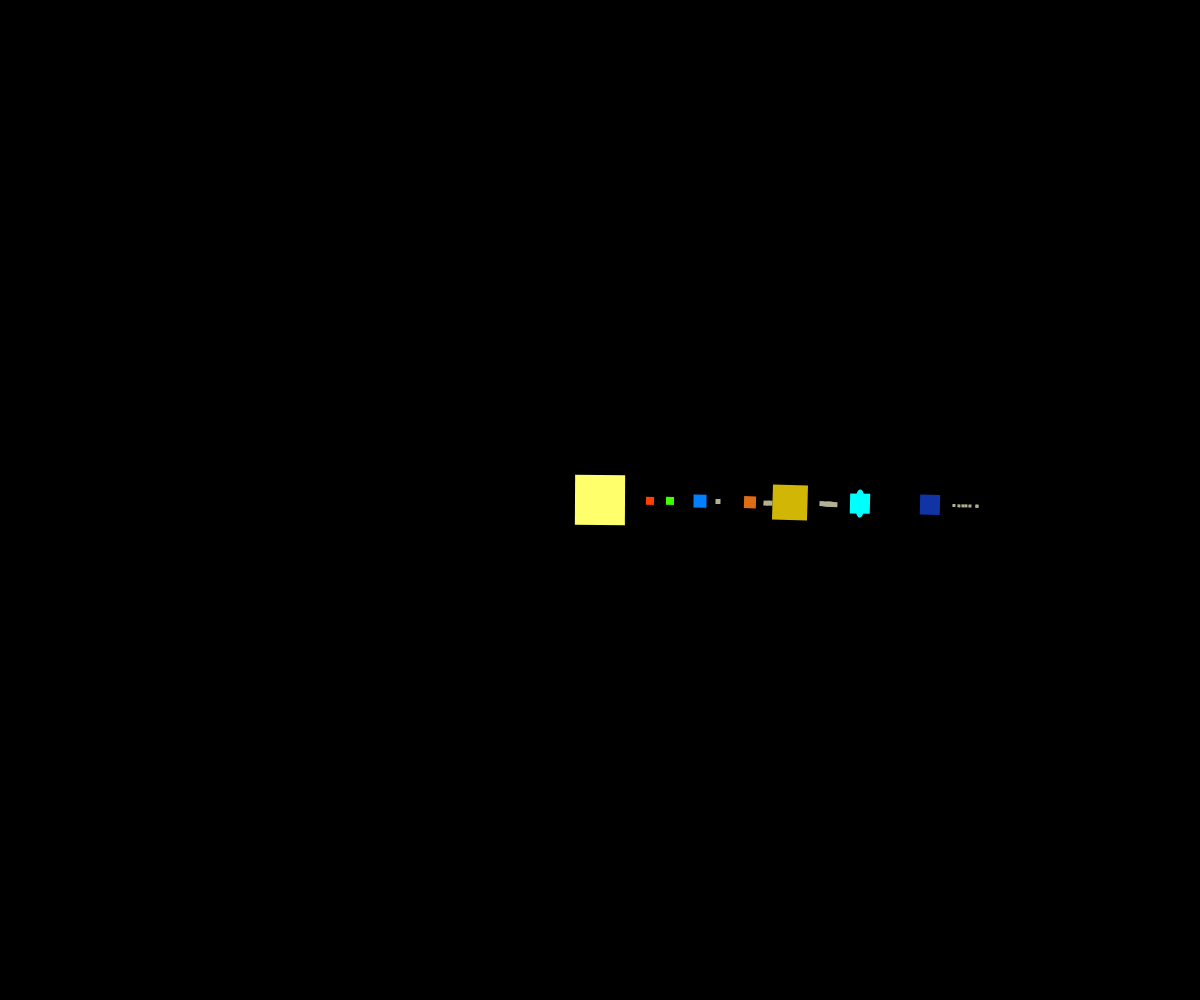
Frame 1 (no input)
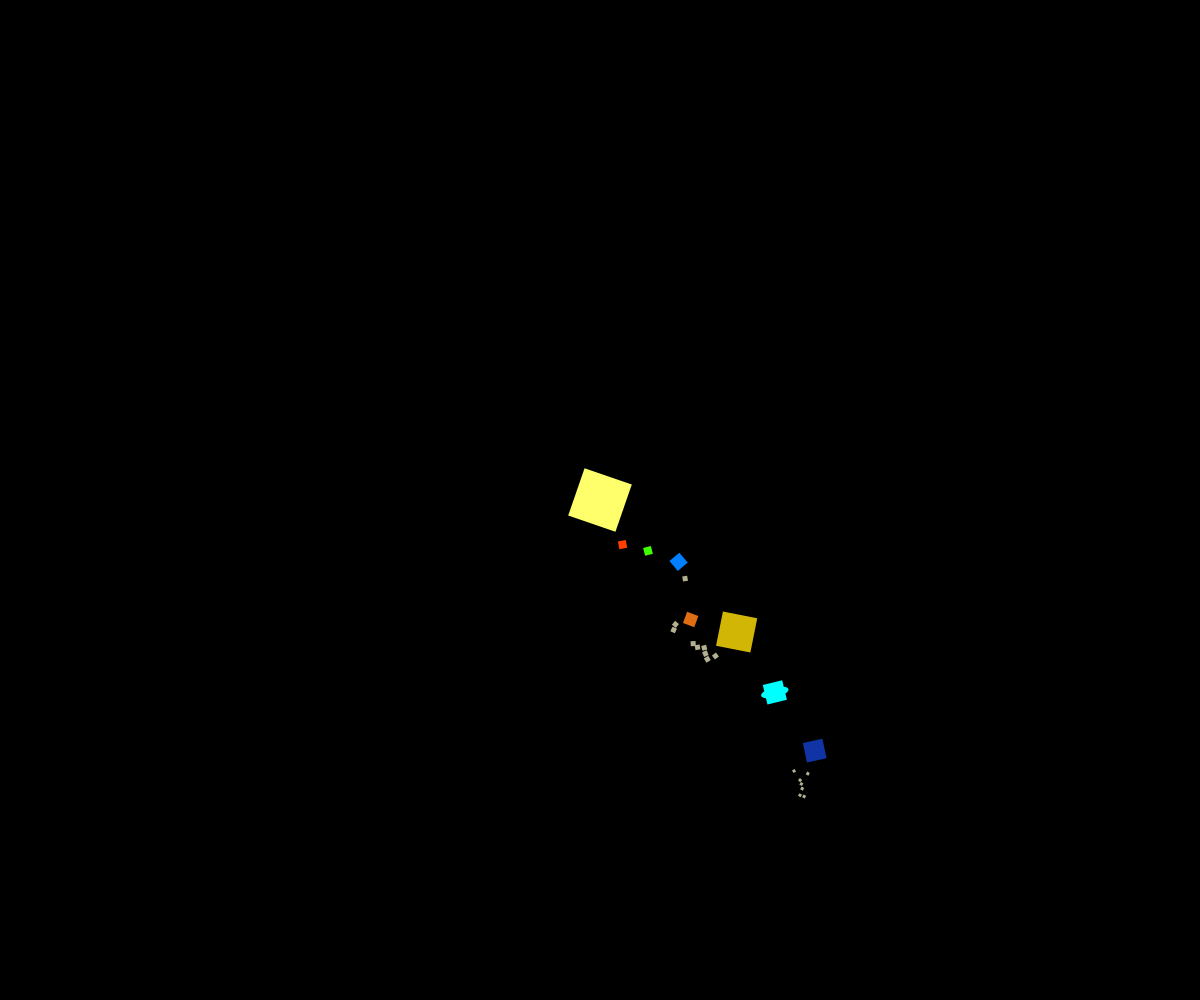
Frame 60 (no input)
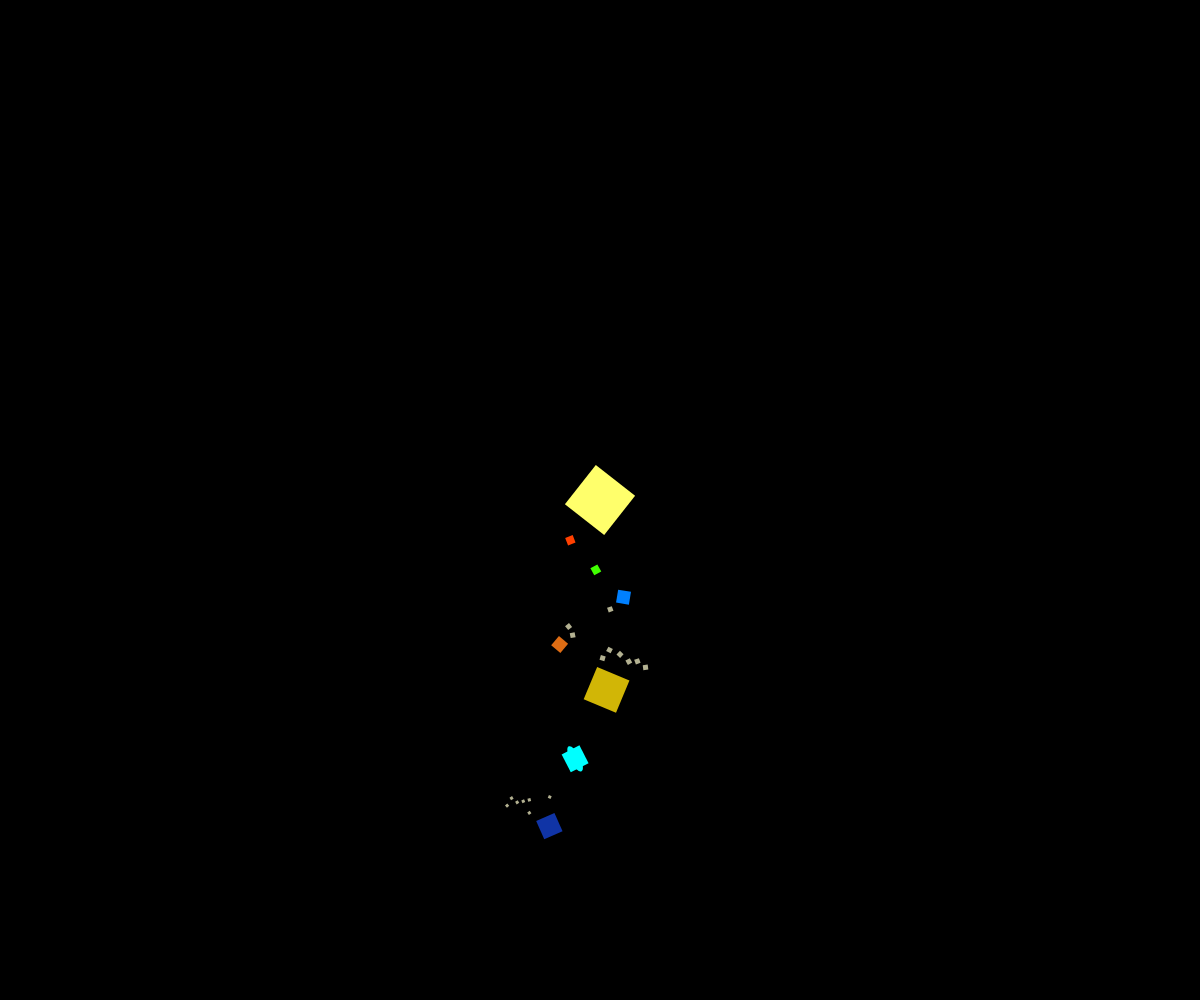
Frame 120 (the mouse pressed at the canvas centre since frame 60)

The p5.js sketch that drew these frames (run headless with seeded random() and noise() and a simulated clock; from frame 60 on, the mouse is pressed at the canvas centre):

// p5.js sketch
// ── sketch.js
function setup() {
  // put setup code here
    createCanvas(windowWidth, windowHeight);
    rectMode(CENTER); 
    
    noStroke();

}

function draw() {
  // put drawing code here
    background(0);
    //pour décaler le point de référence au milieu de l'écran
    translate(width/2, height/2);
    
    push();//rectSoleil
    rotate( millis()/3000);
    fill(255, 255, 107);
    rect(0,0,50,50);
    
     push();//rectTerre
    rotate(millis()/3000);
    translate(100,0);
    rotate(millis()/5000);
    fill(0,128,255);
    rect(0,0,13,13)
    
        push();//rectLuneTerre
        rotate(millis()/3000);
        translate(18,0);
        rotate(millis()/5000);
        fill(179, 177, 145);
        rect(0,0,5,5)
        pop();
    
     pop();
    
     
    
      push();//rectVénus
    rotate(millis()/2075);
    translate(70,0);
    rotate(millis()/2000);
    fill(64, 255, 0);
    rect(0,0,8,8);
    pop();
    
    
    push();//rectMercure
    rotate(millis()/1300);
    translate(50,0);
    rotate(millis()/3500);
    fill(255, 64, 0);
    rect(0,0,8,8);
    pop();
    
    
     push();//rectMars
    rotate(millis()/1700);
    translate(150,0);
    rotate(millis()/1000);
    fill(223, 109, 20)
    rect(0,0,12,12);
    
        push();//rectluneMars
        rotate(millis()/1500);
        translate(20,0);
        rotate(millis()/1000);
        fill(179, 177, 145)
        rect(0,0,5,5);
        pop();
    
        push();//rectluneMars
        rotate(millis()/1100);
        translate(16,0);
        rotate(millis()/1000);
        fill(179, 177, 145)
        rect(0,0,5,5);
        pop();
    
    pop();
    
    
    push();//rectJupiter
    rotate(millis()/2300);
    translate(190,0);
    rotate(millis()/1000);
    fill(209, 182, 6)
    rect(0,0,35,35);
    
    
        push();//rectLuneJupiter
        rotate(millis()/1900);
        translate(32,0);
        rotate(millis()/5000);
        fill(179, 177, 145);
        rect(0,0,5,5)
        pop();
    
        push();//rectLuneJupiter
        rotate(millis()/1085);
        translate(36,0);
        rotate(millis()/5000);
        fill(179, 177, 145);
        rect(0,0,5,5)
        pop();
    
        push();//rectLuneJupiter
        rotate(millis()/1300);
        translate(38,0);
        rotate(millis()/5000);
        fill(179, 177, 145);
        rect(0,0,5,5)
        pop();
    
        push();//rectLuneJupiter
        rotate(millis()/1600);
        translate(40,0);
        rotate(millis()/5000);
        fill(179, 177, 145);
        rect(0,0,5,5)
        pop();
    
        push();//rectLuneJupiter
        rotate(millis()/1000);
        translate(42,0);
        rotate(millis()/5000);
        fill(179, 177, 145);
        rect(0,0,5,5)
        pop();
    
        push();//rectLuneJupiter
        rotate(millis()/900);
        translate(45,0);
        rotate(millis()/5000);
        fill(179, 177, 145);
        rect(0,0,5,5)
        pop();
    
    
    pop();
        
    
     push();//rectSaturne
    rotate(millis()/2000);
    translate(260,0);
    rotate(millis()/2000);
    fill(0, 255, 255)
    rect(0,0,20,20);
    ellipse(0,0,10,28);
    pop();
    
    push();//rectNeptune
    rotate(millis()/1890);
    translate(330,0);
    rotate(millis()/2000);
    fill(16, 52, 166)
    rect(0,0,20,20);
    
        push();//rectLuneNeptune
        rotate(millis()/2000);
        translate(24,0);
        rotate(millis()/5000);
        fill(179, 177, 145);
        rect(0,0,3,3)
        pop();
    
        push();//rectLuneNeptune
        rotate(millis()/1000);
        translate(29,0);
        rotate(millis()/5000);
        fill(179, 177, 145);
        rect(0,0,3,3)
        pop();
    
         push();//rectLuneNeptune
        rotate(millis()/1500);
        translate(33,0);
        rotate(millis()/5000);
        fill(179, 177, 145);
        rect(0,0,3,3)
        pop();
    
         push();//rectLuneNeptune
        rotate(millis()/1700);
        translate(36,0);
        rotate(millis()/5000);
        fill(179, 177, 145);
        rect(0,0,3,3)
        pop();
    
        push();//rectLuneNeptune
        rotate(millis()/1900);
        translate(40,0);
        rotate(millis()/5000);
        fill(179, 177, 145);
        rect(0,0,3,3)
        pop();
    
        push();//rectLuneNeptune
        rotate(millis()/2300);
        translate(47,0);
        rotate(millis()/5000);
        fill(179, 177, 145);
        rect(0,0,3,3)
        pop();
    
        push();//rectLuneNeptune
        rotate(millis()/1900);
        translate(47,0);
        rotate(millis()/5000);
        fill(179, 177, 145);
        rect(0,0,3,3)
        pop();
    
    
        pop();
    
     pop();
    
  
    
   
    
    
}
